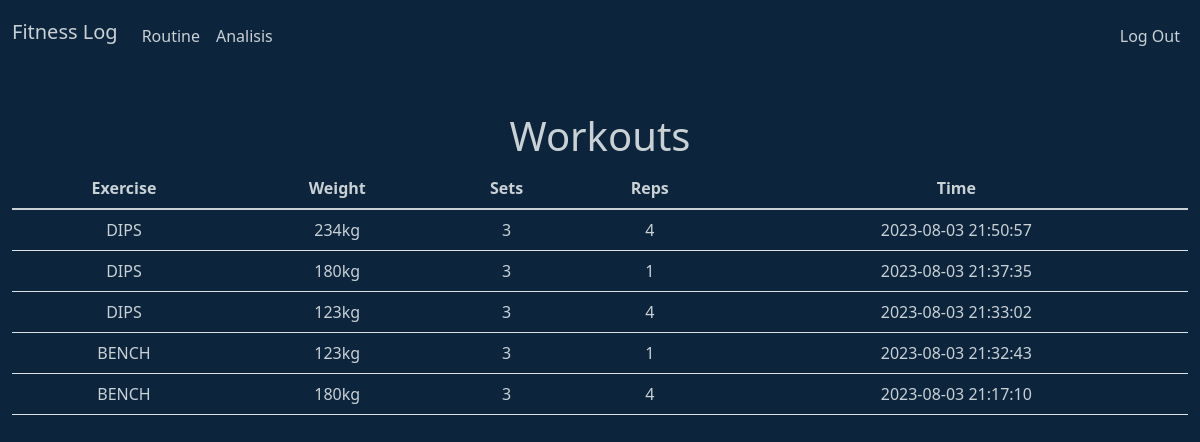
Page / (signed in) on the committed database.
### tables this page shows
CREATE TABLE 'workouts' ('id' INTEGER PRIMARY KEY NOT NULL, 'user_id' INTEGER NOT NULL, 'name' TEXT NOT NULL, 'weight' INTEGER NOT NULL, 'sets' INTEGER NOT NULL, 'reps' INTEGER NOT NULL, 'time' DATETIME DEFAULT CURRENT_TIMESTAMP);

### app.py (the view)
@app.route("/")
@login_required
def index():
    conn = get_db_connection()
    logs = conn.execute("SELECT * FROM workouts WHERE user_id = ? ORDER BY time DESC", (session["user_id"],)).fetchall()
    conn.close()
    if len(logs) < 1:
        return render_template("create.html")
    return render_template("index.html", logs=logs)

### app.py (called while the page is built)
def get_db_connection():
    conn = sqlite3.connect('project.db')
    conn.row_factory = sqlite3.Row  # This allows us to access rows as dictionaries
    return conn

@app.after_request
def after_request(response):
    response.headers["Cache-Control"] = "no-cache, no-store, must-revalidate"
    response.headers["Expires"] = 0
    response.headers["Pragma"] = "no-cache"
    return response

### login.py (called while the page is built)
def login_required(f):
    @wraps(f)
    def decorated_function(*args, **kwargs):
        if session.get("user_id") is None:
            return redirect("/login")
        return f(*args, **kwargs)
    return decorated_function

### templates/index.html (shortened to what this page needs)
{% extends "layout_login.html" %}
{% block main %}
<h1 id="aa">Workouts</h1>
<table class="table">
    <thead>
        <th>Exercise</th>
        <th>Weight</th>
        <th>Sets</th>
        <th>Reps</th>
        <th>Time</th>
    </thead>
    <tbody>
        {% for log in logs %}
        <tr>
            <td>{{ log.name }}</td>
            <td>{{ log.weight }}kg</td>
            <td>{{ log.sets }}</td>
            <td>{{ log.reps }}</td>
            <td>{{ log.time }}</td>
        </tr>
        {% endfor %}
    </tbody>
</table>
{% endblock %}

### static/styles.css (style rules this page uses)
body { background-color: #0c243c; color: #c9d1d5; }
.table { color: #c9d1d5; }
#aa { color: #c9d1d5; text-align: center; }

### rows in the picture
workouts: name "DIPS", weight "234", sets "3", reps "4", time "2023-08-03 21:50:57"
workouts: name "DIPS", weight "180", sets "3", reps "1", time "2023-08-03 21:37:35"
workouts: name "DIPS", weight "123", sets "3", reps "4", time "2023-08-03 21:33:02"
workouts: name "BENCH", weight "123", sets "3", reps "1", time "2023-08-03 21:32:43"
workouts: name "BENCH", weight "180", sets "3", reps "4", time "2023-08-03 21:17:10"
